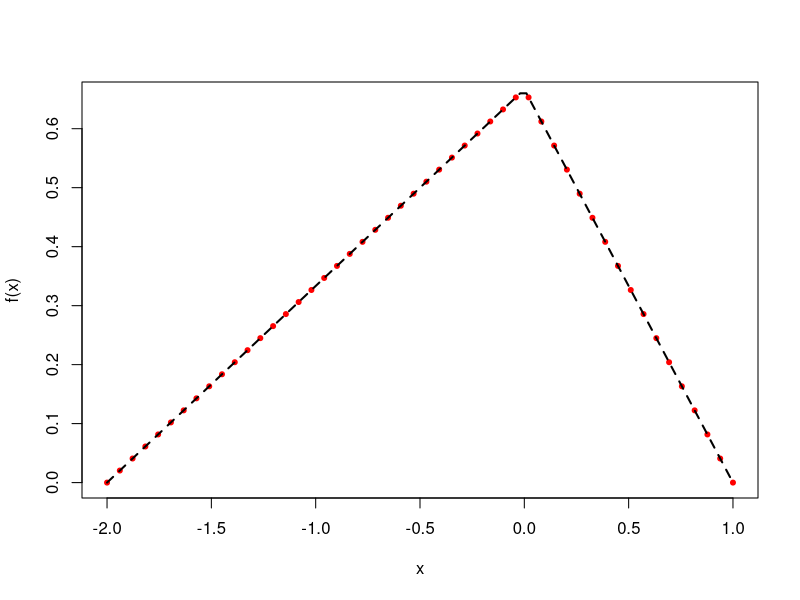
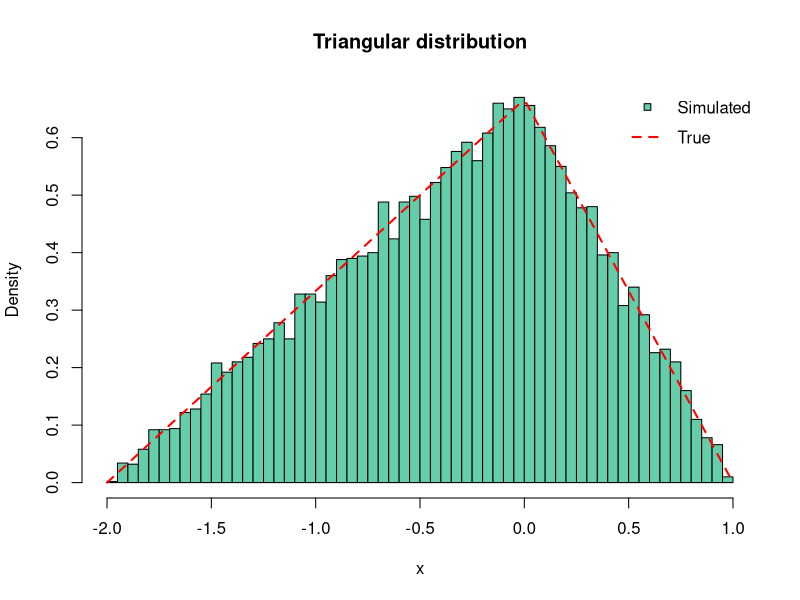
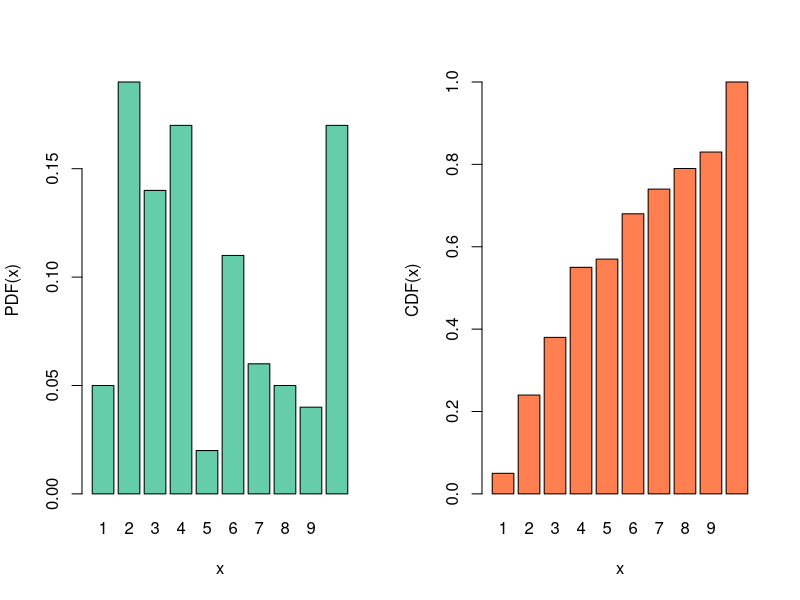
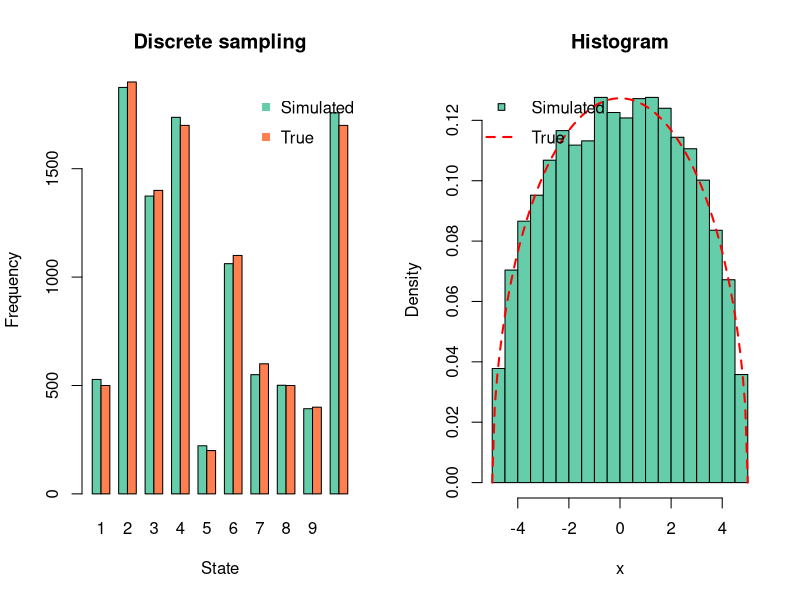
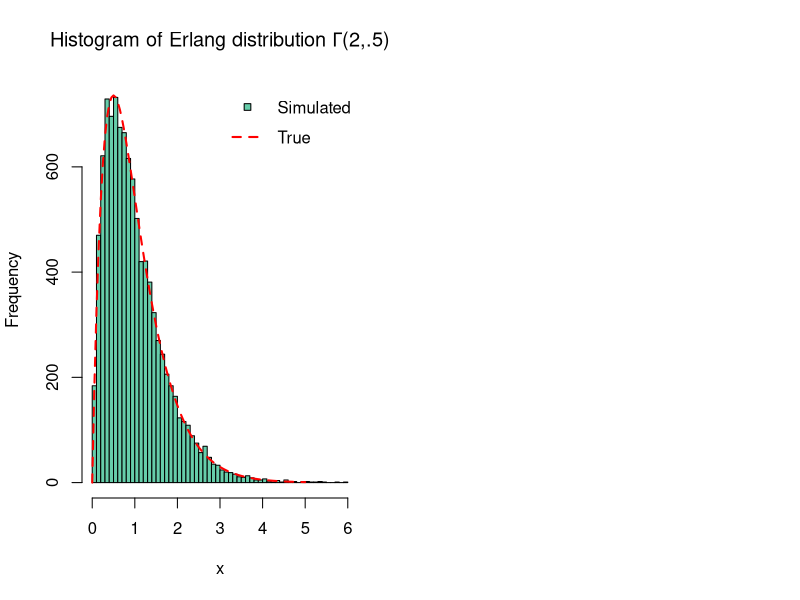

The R script that drew these images, in order:
## ---- chunk 1
options(repr.plot.width=8, repr.plot.height=5) #set a common width/height for plots
## ---- chunk 2
f <- function(x,a,b,c) {
    if (c > b | c < a)
        return(-1)
    
    value <- ifelse(a <= x & x < c, 2 * (x-a) / ((b-a) * (c-a)),
             ifelse(c <= x & x <= b, 2 * (b-x) / ((b-a) * (b-c)), 0))
    return(value)
}
## ---- chunk 3
#Some examples of parameters
a = -2
b = 1
c = 0

xs = seq(a,b, length.out=50)
plot(xs, f(xs, a, b, c), pch=20, col = 'red', xlab='x', ylab='f(x)')   #Plot some points
curve(f(x,a,b,c), from=a, to=b, lwd=2, col = 'black', lty=2, add=TRUE) #and a continuous curve
## ---- chunk 4
invCDF <- function(p, a,b,c) {
    #Inverse CDF for the triangular distribution
    if (c > b | c < a)
        return(-1)
    
    value <- ifelse(0 <= p & p < (c-a)/(b-a), a + sqrt(p * (b-a) * (c-a)), 
             ifelse((c-a)/(b-a) <= p & p <= 1, b - sqrt((1-p) * (b-a) * (b-c)), -1))
    
    return(value)
}
## ---- chunk 5
rtriangular <- function(a,b,c, num=1) {
    #Inverse transform method to generate random numbers
    u <- runif(num)
    triang <- invCDF(u, a,b,c)
    
    return(triang)
}
## ---- chunk 6
N = 10000
hist(rtriangular(-2,1,0, N), 50, freq=FALSE, xlab="x", main="Triangular distribution", col="aquamarine3")
curve(f(x,a,b,c), from=a, to=b, lwd=2, col = 'red', lty=2, add=TRUE)

legend("topright", c("Simulated","True"), pch=c(22,NA), lty=c(NA,2), horiz=F,
       col=c("black","red"), pt.bg=c("aquamarine3", NA), lwd=c(1,2),
       bty="n", y.intersp=1.5)

#Here the histogram is normalized to area 1 (with freq=FALSE) to allow superimposition. The other possibility is to scale 
#the pdf by the histogram area, which is explored in the plot of Exercise 4 for completeness.
## ---- chunk 7
p <- c(0.05, 0.19, 0.14, 0.17, 0.02, 0.11, 0.06, 0.05, 0.04, 0.17)

par(mfrow=c(1,2))
barplot(p, names.arg = seq_along(p), xlab='x', ylab='PDF(x)', col="aquamarine3")
barplot(cumsum(p), names.arg = seq_along(p), xlab='x', ylab='CDF(x)', col="coral")
## ---- chunk 8
cdf <- cumsum(p)

generate_discrete <- function(num = 1) {
    u <- runif(num)
    return(findInterval(u, cdf) + 1)
    #cdf is a vector of non-decreasing entries, to be interpreted as "edges" of intervals
    #findInterval(u, cdf) returns a vector of left-most indices i, so that vec[i[j]] <= u[j] < vec[i[j] + 1] for any index j in vec
    #these are the random numbers we seek (a offset of 1 is needed because we count states starting from 1)
}
## ---- chunk 9
num_generated <- 10000
barplot(rbind(table(generate_discrete(num_generated)), p*num_generated), beside=T, 
        col=c("aquamarine3","coral"), 
        names.arg=rep(seq_along(p),1),
        main="Discrete sampling",
        xlab="State",
        ylab="Frequency")
legend(x=19, y=1900, c("Simulated","True"), pch=15, 
       col=c("aquamarine3","coral"), 
       bty="n", y.intersp=1.5)
## ---- chunk 10
func <- function(x, R) {
    value <- 2 / (pi * R^2) * sqrt(R^2 - x^2)
    
    return(value)
}

sample_func <- function(R, num=1) {
    #Generate random samples from func(x) given R by using rejection sampling.
    
    #Vectorized operations are faster - but it is not possible to completely parallelize rejection sampling,
    #because rejected samples need to be regenerated. As a compromise, a batch rejection sampling is implemented.
    
    batch_size <- max(c(num %/% 10, 1)) #Divide the number of samples to generate in 10 batches
    #Each batch is vectorized, producing at most batch_size samples. Due to rejections, to reach the required @num of samples
    #more than 10 batches will need to be computed.
    
    n_generated <- 0  #Track how many samples have been generated
    generated <- rep(NA, num) #Allocate memory for generated samples
    
    M <- 2 / (pi * R)
    
    while (n_generated < num) {
        x <- (runif(batch_size) - 0.5) * 2 * R #Uniform x in [-R, R]
    
        #Vectorized rejection sampling on a batch
        f_val <- func(x, R)
        accept <- runif(batch_size) * M
        batch_gen <- x[accept < f_val]
        
        #Append generated samples in generated, replacing the first available block of NAs.
        #Operations on indices are to avoid memory errors.
        generated[(n_generated+1):min(num, n_generated + length(batch_gen))] <-
                 as.array(batch_gen)[1:min(length(batch_gen),num - n_generated)]
        
        n_generated <- n_generated + length(batch_gen) 
    }
    
    return(generated)
}
## ---- chunk 11
num_generated <- 10000
R <- 5

hist(sample_func(R, num_generated), xlab='x', ylab='Density', main='Histogram', col='aquamarine3', freq=FALSE)
curve(func(x,R), from=-R, to=R, add=TRUE, lwd=2, lty=2, col="red")
legend("topleft", c("Simulated","True"), pch=c(22,NA), lty=c(NA,2), horiz=F,
       col=c("black","red"), pt.bg=c("aquamarine3", NA), lwd=c(1,2),
       bty="n", y.intersp=1.5)
## ---- chunk 12
rGamma <- function(m, beta, num=1) {
    Xjs <- matrix(runif(num * m), ncol=m, byrow=TRUE) #matrix (num, m), store by row
    
    products <- apply(Xjs, 1, prod) #compute products before log = better performance
    
    return(-beta * log(products))
}
## ---- chunk 13
histo <- hist(rGamma(2,.5,10000), 50, xlab='x', ylab='Frequency',
              main=expression(paste("Histogram of Erlang distribution ", Gamma, "(2,.5)")),
              col="aquamarine3")
delta <- histo$breaks[2]-histo$breaks[1]
tot <- sum(histo$counts)
curve(dgamma(x, 2, rate=2) * delta * tot, from=0, to=5, lty=2, lwd=2, col="red", add=TRUE)

legend("topright", c("Simulated","True"), pch=c(22,NA), lty=c(NA,2), horiz=F,
       col=c("black","red"), pt.bg=c("aquamarine3", NA), lwd=c(1,2),
       bty="n", y.intersp=1.5)
## ---- chunk 14
install.packages('lambda.r')
## ---- chunk 15
library(lambda.r) #Needed to build a python-like generator
## ---- chunk 16
#The following object behaves like a Python generator
#It is a class initialized with a @start_seed, holding as internal state the last generated random number
middle_square_generator(start_seed) %as%
{
  n <- as.integer(log10(start_seed)) #number of digits in the seed
  value <- start_seed
    
  function() {
    number <- unlist(strsplit(format(value^2, scientific=FALSE), "")) #Compute square of number and convert to list of digits
    n_to_remove = length(number) - n
    
    if (n_to_remove < 0) {
        return(0) 
    }
      
    trimmed <- number[(ceiling(n_to_remove/2)):(n+ceiling(n_to_remove/2))]
    #Remove one digit from each side (starting from the right), until n_to_remove digits are removed.
      
    value <<- as.numeric(paste(trimmed, collapse="")) #convert back to a number and return
    return(value)
  }
} 
## ---- chunk 17
gen <- middle_square_generator(1234) #Instantiate generator with a given seed

for(i in 1:1000) {
    print(gen()) #every time the instantiated generator is invoked, a new random number is generated
}

#It is not very efficient: after a few iterations it get stucks in a loop, or start producing an infinite sequence of zeros
#or ones.
#Also, sometimes the middle part of a number has leading zeros (e.g. 0322), and so the generated number will have less digits
#than the seed.
